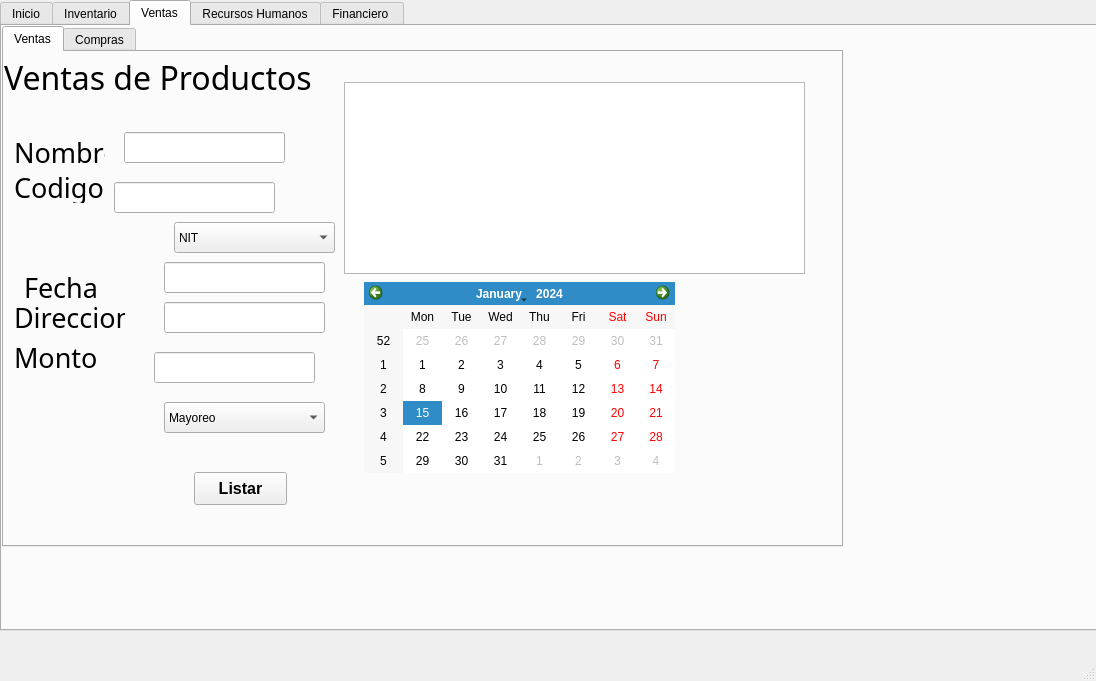
<?xml version="1.0" encoding="UTF-8"?>
<ui version="4.0">
 <class>Principal</class>
 <widget class="QMainWindow" name="Principal">
  <property name="geometry">
   <rect>
    <x>0</x>
    <y>0</y>
    <width>1096</width>
    <height>681</height>
   </rect>
  </property>
  <property name="windowTitle">
   <string>MainWindow</string>
  </property>
  <widget class="QWidget" name="centralwidget">
   <widget class="QTabWidget" name="base_datos_ventana">
    <property name="geometry">
     <rect>
      <x>0</x>
      <y>0</y>
      <width>1131</width>
      <height>631</height>
     </rect>
    </property>
    <property name="currentIndex">
     <number>2</number>
    </property>
    <widget class="QWidget" name="tab_3">
     <attribute name="title">
      <string>Inicio</string>
     </attribute>
    </widget>
    <widget class="QWidget" name="tab_6">
     <attribute name="title">
      <string>Inventario</string>
     </attribute>
     <widget class="QTableWidget" name="table_product">
      <property name="geometry">
       <rect>
        <x>10</x>
        <y>90</y>
        <width>801</width>
        <height>391</height>
       </rect>
      </property>
      <property name="styleSheet">
       <string notr="true"/>
      </property>
      <property name="rowCount">
       <number>10</number>
      </property>
      <row/>
      <row/>
      <row/>
      <row/>
      <row/>
      <row/>
      <row/>
      <row/>
      <row/>
      <row/>
      <column>
       <property name="text">
        <string>CODIGO</string>
       </property>
      </column>
      <column>
       <property name="text">
        <string>DESCRIPCION</string>
       </property>
      </column>
      <column>
       <property name="text">
        <string>MEDIA</string>
       </property>
      </column>
      <column>
       <property name="text">
        <string>EXISTENCIA</string>
       </property>
      </column>
      <column>
       <property name="text">
        <string>PRECIO(costo)</string>
       </property>
      </column>
      <column>
       <property name="text">
        <string>PRECIO(publico)</string>
       </property>
      </column>
     </widget>
     <widget class="QLabel" name="label">
      <property name="geometry">
       <rect>
        <x>50</x>
        <y>20</y>
        <width>416</width>
        <height>57</height>
       </rect>
      </property>
      <property name="font">
       <font>
        <pointsize>28</pointsize>
        <weight>75</weight>
        <bold>true</bold>
       </font>
      </property>
      <property name="text">
       <string>Ventana Principal</string>
      </property>
     </widget>
     <widget class="QPushButton" name="btn_list">
      <property name="geometry">
       <rect>
        <x>80</x>
        <y>500</y>
        <width>93</width>
        <height>33</height>
       </rect>
      </property>
      <property name="font">
       <font>
        <pointsize>12</pointsize>
        <weight>75</weight>
        <bold>true</bold>
       </font>
      </property>
      <property name="cursor">
       <cursorShape>PointingHandCursor</cursorShape>
      </property>
      <property name="text">
       <string>Listar</string>
      </property>
     </widget>
     <widget class="QPushButton" name="btn_update">
      <property name="geometry">
       <rect>
        <x>180</x>
        <y>500</y>
        <width>111</width>
        <height>33</height>
       </rect>
      </property>
      <property name="font">
       <font>
        <pointsize>12</pointsize>
        <weight>75</weight>
        <bold>true</bold>
       </font>
      </property>
      <property name="cursor">
       <cursorShape>PointingHandCursor</cursorShape>
      </property>
      <property name="text">
       <string>Actualizar</string>
      </property>
     </widget>
     <widget class="QPushButton" name="btn_create">
      <property name="geometry">
       <rect>
        <x>300</x>
        <y>500</y>
        <width>93</width>
        <height>33</height>
       </rect>
      </property>
      <property name="font">
       <font>
        <pointsize>12</pointsize>
        <weight>75</weight>
        <bold>true</bold>
       </font>
      </property>
      <property name="cursor">
       <cursorShape>PointingHandCursor</cursorShape>
      </property>
      <property name="text">
       <string>Crear</string>
      </property>
     </widget>
     <widget class="QPushButton" name="btn_read">
      <property name="geometry">
       <rect>
        <x>410</x>
        <y>500</y>
        <width>126</width>
        <height>33</height>
       </rect>
      </property>
      <property name="font">
       <font>
        <pointsize>12</pointsize>
        <weight>75</weight>
        <bold>true</bold>
       </font>
      </property>
      <property name="cursor">
       <cursorShape>PointingHandCursor</cursorShape>
      </property>
      <property name="text">
       <string>Seleccionar</string>
      </property>
     </widget>
     <widget class="QPushButton" name="btn_delete">
      <property name="geometry">
       <rect>
        <x>540</x>
        <y>500</y>
        <width>93</width>
        <height>33</height>
       </rect>
      </property>
      <property name="font">
       <font>
        <pointsize>12</pointsize>
        <weight>75</weight>
        <bold>true</bold>
       </font>
      </property>
      <property name="cursor">
       <cursorShape>PointingHandCursor</cursorShape>
      </property>
      <property name="text">
       <string>Eliminar</string>
      </property>
     </widget>
     <widget class="QLabel" name="label_4">
      <property name="geometry">
       <rect>
        <x>-10</x>
        <y>-10</y>
        <width>1111</width>
        <height>821</height>
       </rect>
      </property>
      <property name="styleSheet">
       <string notr="true">background-color: qlineargradient(spread:pad, x1:0.512, y1:0, x2:0.532, y2:1, stop:0.174129 rgba(232, 173, 35), stop:1 rgba(255, 255, 255, 255));</string>
      </property>
      <property name="text">
       <string/>
      </property>
     </widget>
     <zorder>label_4</zorder>
     <zorder>table_product</zorder>
     <zorder>label</zorder>
     <zorder>btn_list</zorder>
     <zorder>btn_update</zorder>
     <zorder>btn_create</zorder>
     <zorder>btn_read</zorder>
     <zorder>btn_delete</zorder>
    </widget>
    <widget class="QWidget" name="tab_2">
     <attribute name="title">
      <string>Ventas</string>
     </attribute>
     <widget class="QTabWidget" name="base_de_compras">
      <property name="geometry">
       <rect>
        <x>0</x>
        <y>0</y>
        <width>841</width>
        <height>521</height>
       </rect>
      </property>
      <property name="currentIndex">
       <number>0</number>
      </property>
      <widget class="QWidget" name="Ventas">
       <attribute name="title">
        <string>Ventas</string>
       </attribute>
       <widget class="QPushButton" name="btn_list_4">
        <property name="geometry">
         <rect>
          <x>190</x>
          <y>420</y>
          <width>93</width>
          <height>33</height>
         </rect>
        </property>
        <property name="font">
         <font>
          <pointsize>12</pointsize>
          <weight>75</weight>
          <bold>true</bold>
         </font>
        </property>
        <property name="cursor">
         <cursorShape>PointingHandCursor</cursorShape>
        </property>
        <property name="text">
         <string>Listar</string>
        </property>
       </widget>
       <widget class="QLineEdit" name="lineEdit">
        <property name="geometry">
         <rect>
          <x>120</x>
          <y>80</y>
          <width>161</width>
          <height>31</height>
         </rect>
        </property>
       </widget>
       <widget class="QLabel" name="label_2">
        <property name="geometry">
         <rect>
          <x>10</x>
          <y>90</y>
          <width>91</width>
          <height>21</height>
         </rect>
        </property>
        <property name="font">
         <font>
          <family>Modern No. 20</family>
          <pointsize>20</pointsize>
         </font>
        </property>
        <property name="text">
         <string>Nombre</string>
        </property>
       </widget>
       <widget class="QLineEdit" name="lineEdit_2">
        <property name="geometry">
         <rect>
          <x>110</x>
          <y>130</y>
          <width>161</width>
          <height>31</height>
         </rect>
        </property>
       </widget>
       <widget class="QLineEdit" name="lineEdit_3">
        <property name="geometry">
         <rect>
          <x>160</x>
          <y>210</y>
          <width>161</width>
          <height>31</height>
         </rect>
        </property>
       </widget>
       <widget class="QComboBox" name="comboBox">
        <property name="geometry">
         <rect>
          <x>170</x>
          <y>170</y>
          <width>161</width>
          <height>31</height>
         </rect>
        </property>
        <item>
         <property name="text">
          <string>NIT</string>
         </property>
        </item>
        <item>
         <property name="text">
          <string>Consumidor Final</string>
         </property>
        </item>
       </widget>
       <widget class="QLabel" name="label_6">
        <property name="geometry">
         <rect>
          <x>0</x>
          <y>10</y>
          <width>341</width>
          <height>31</height>
         </rect>
        </property>
        <property name="font">
         <font>
          <family>MS Reference Sans Serif</family>
          <pointsize>24</pointsize>
         </font>
        </property>
        <property name="text">
         <string>Ventas de Productos</string>
        </property>
       </widget>
       <widget class="QLabel" name="label_3">
        <property name="geometry">
         <rect>
          <x>10</x>
          <y>120</y>
          <width>91</width>
          <height>31</height>
         </rect>
        </property>
        <property name="font">
         <font>
          <family>Modern No. 20</family>
          <pointsize>20</pointsize>
         </font>
        </property>
        <property name="text">
         <string>Codigo</string>
        </property>
       </widget>
       <widget class="QLabel" name="label_15">
        <property name="geometry">
         <rect>
          <x>20</x>
          <y>220</y>
          <width>91</width>
          <height>31</height>
         </rect>
        </property>
        <property name="font">
         <font>
          <family>Modern No. 20</family>
          <pointsize>20</pointsize>
         </font>
        </property>
        <property name="text">
         <string>Fecha</string>
        </property>
       </widget>
       <widget class="QCalendarWidget" name="calendarWidget">
        <property name="geometry">
         <rect>
          <x>360</x>
          <y>230</y>
          <width>311</width>
          <height>191</height>
         </rect>
        </property>
       </widget>
       <widget class="QLineEdit" name="lineEdit_4">
        <property name="geometry">
         <rect>
          <x>160</x>
          <y>250</y>
          <width>161</width>
          <height>31</height>
         </rect>
        </property>
       </widget>
       <widget class="QLabel" name="label_16">
        <property name="geometry">
         <rect>
          <x>10</x>
          <y>250</y>
          <width>111</width>
          <height>31</height>
         </rect>
        </property>
        <property name="font">
         <font>
          <family>Modern No. 20</family>
          <pointsize>20</pointsize>
         </font>
        </property>
        <property name="text">
         <string>Direccion</string>
        </property>
       </widget>
       <widget class="QComboBox" name="comboBox_2">
        <property name="geometry">
         <rect>
          <x>160</x>
          <y>350</y>
          <width>161</width>
          <height>31</height>
         </rect>
        </property>
        <item>
         <property name="text">
          <string>Mayoreo</string>
         </property>
        </item>
        <item>
         <property name="text">
          <string>Minorista</string>
         </property>
        </item>
       </widget>
       <widget class="QTableWidget" name="tabla_ventas">
        <property name="geometry">
         <rect>
          <x>340</x>
          <y>30</y>
          <width>461</width>
          <height>192</height>
         </rect>
        </property>
       </widget>
       <widget class="QLineEdit" name="lineEdit_5">
        <property name="geometry">
         <rect>
          <x>150</x>
          <y>300</y>
          <width>161</width>
          <height>31</height>
         </rect>
        </property>
       </widget>
       <widget class="QLabel" name="label_17">
        <property name="geometry">
         <rect>
          <x>10</x>
          <y>290</y>
          <width>111</width>
          <height>31</height>
         </rect>
        </property>
        <property name="font">
         <font>
          <family>Modern No. 20</family>
          <pointsize>20</pointsize>
         </font>
        </property>
        <property name="text">
         <string>Monto</string>
        </property>
       </widget>
      </widget>
      <widget class="QWidget" name="Compras">
       <attribute name="title">
        <string>Compras</string>
       </attribute>
       <widget class="QPushButton" name="btn_guardar_compra">
        <property name="geometry">
         <rect>
          <x>200</x>
          <y>400</y>
          <width>93</width>
          <height>33</height>
         </rect>
        </property>
        <property name="font">
         <font>
          <pointsize>12</pointsize>
          <weight>75</weight>
          <bold>true</bold>
         </font>
        </property>
        <property name="cursor">
         <cursorShape>PointingHandCursor</cursorShape>
        </property>
        <property name="text">
         <string>Guardar</string>
        </property>
       </widget>
       <widget class="QLabel" name="label_5">
        <property name="geometry">
         <rect>
          <x>10</x>
          <y>100</y>
          <width>91</width>
          <height>31</height>
         </rect>
        </property>
        <property name="font">
         <font>
          <family>Modern No. 20</family>
          <pointsize>20</pointsize>
         </font>
        </property>
        <property name="text">
         <string>Codigo</string>
        </property>
       </widget>
       <widget class="QLineEdit" name="text_codigo_compra">
        <property name="geometry">
         <rect>
          <x>190</x>
          <y>100</y>
          <width>161</width>
          <height>31</height>
         </rect>
        </property>
       </widget>
       <widget class="QLabel" name="label_7">
        <property name="geometry">
         <rect>
          <x>0</x>
          <y>10</y>
          <width>381</width>
          <height>41</height>
         </rect>
        </property>
        <property name="font">
         <font>
          <family>MS Reference Sans Serif</family>
          <pointsize>24</pointsize>
         </font>
        </property>
        <property name="text">
         <string>Compras del Productos</string>
        </property>
       </widget>
       <widget class="QLineEdit" name="text_precio_costo_compra">
        <property name="geometry">
         <rect>
          <x>190</x>
          <y>290</y>
          <width>161</width>
          <height>31</height>
         </rect>
        </property>
       </widget>
       <widget class="QLineEdit" name="text_precio_publico_compra">
        <property name="geometry">
         <rect>
          <x>190</x>
          <y>350</y>
          <width>161</width>
          <height>31</height>
         </rect>
        </property>
       </widget>
       <widget class="QLineEdit" name="text_descripcion_compra">
        <property name="geometry">
         <rect>
          <x>190</x>
          <y>140</y>
          <width>161</width>
          <height>31</height>
         </rect>
        </property>
       </widget>
       <widget class="QLineEdit" name="text_existencia_compra">
        <property name="geometry">
         <rect>
          <x>190</x>
          <y>240</y>
          <width>161</width>
          <height>31</height>
         </rect>
        </property>
       </widget>
       <widget class="QLineEdit" name="text_media_compra">
        <property name="geometry">
         <rect>
          <x>190</x>
          <y>190</y>
          <width>161</width>
          <height>31</height>
         </rect>
        </property>
       </widget>
       <widget class="QLabel" name="label_8">
        <property name="geometry">
         <rect>
          <x>10</x>
          <y>200</y>
          <width>91</width>
          <height>31</height>
         </rect>
        </property>
        <property name="font">
         <font>
          <family>Modern No. 20</family>
          <pointsize>20</pointsize>
         </font>
        </property>
        <property name="text">
         <string>Media</string>
        </property>
       </widget>
       <widget class="QLabel" name="label_9">
        <property name="geometry">
         <rect>
          <x>10</x>
          <y>150</y>
          <width>141</width>
          <height>31</height>
         </rect>
        </property>
        <property name="font">
         <font>
          <family>Modern No. 20</family>
          <pointsize>20</pointsize>
         </font>
        </property>
        <property name="text">
         <string>Descripcion</string>
        </property>
       </widget>
       <widget class="QLabel" name="label_10">
        <property name="geometry">
         <rect>
          <x>10</x>
          <y>290</y>
          <width>71</width>
          <height>31</height>
         </rect>
        </property>
        <property name="font">
         <font>
          <family>Modern No. 20</family>
          <pointsize>20</pointsize>
         </font>
        </property>
        <property name="text">
         <string>Precio</string>
        </property>
       </widget>
       <widget class="QLabel" name="label_11">
        <property name="geometry">
         <rect>
          <x>10</x>
          <y>240</y>
          <width>131</width>
          <height>31</height>
         </rect>
        </property>
        <property name="font">
         <font>
          <family>Modern No. 20</family>
          <pointsize>20</pointsize>
         </font>
        </property>
        <property name="text">
         <string>Existencia</string>
        </property>
       </widget>
       <widget class="QLabel" name="label_12">
        <property name="geometry">
         <rect>
          <x>10</x>
          <y>350</y>
          <width>71</width>
          <height>31</height>
         </rect>
        </property>
        <property name="font">
         <font>
          <family>Modern No. 20</family>
          <pointsize>20</pointsize>
         </font>
        </property>
        <property name="text">
         <string>Precio</string>
        </property>
       </widget>
       <widget class="QLabel" name="label_13">
        <property name="geometry">
         <rect>
          <x>90</x>
          <y>290</y>
          <width>51</width>
          <height>31</height>
         </rect>
        </property>
        <property name="font">
         <font>
          <family>Modern No. 20</family>
          <pointsize>12</pointsize>
         </font>
        </property>
        <property name="text">
         <string>(Costo)</string>
        </property>
       </widget>
       <widget class="QLabel" name="label_14">
        <property name="geometry">
         <rect>
          <x>90</x>
          <y>350</y>
          <width>61</width>
          <height>31</height>
         </rect>
        </property>
        <property name="font">
         <font>
          <family>Modern No. 20</family>
          <pointsize>12</pointsize>
         </font>
        </property>
        <property name="text">
         <string>(Publico)</string>
        </property>
       </widget>
       <widget class="QTableWidget" name="tabla">
        <property name="geometry">
         <rect>
          <x>360</x>
          <y>160</y>
          <width>461</width>
          <height>192</height>
         </rect>
        </property>
       </widget>
       <widget class="QPushButton" name="btn_eliminar_compra">
        <property name="geometry">
         <rect>
          <x>320</x>
          <y>400</y>
          <width>93</width>
          <height>33</height>
         </rect>
        </property>
        <property name="font">
         <font>
          <pointsize>12</pointsize>
          <weight>75</weight>
          <bold>true</bold>
         </font>
        </property>
        <property name="cursor">
         <cursorShape>PointingHandCursor</cursorShape>
        </property>
        <property name="text">
         <string>Eliminar</string>
        </property>
       </widget>
      </widget>
     </widget>
    </widget>
    <widget class="QWidget" name="tab">
     <attribute name="title">
      <string>Recursos Humanos</string>
     </attribute>
    </widget>
    <widget class="QWidget" name="tab_8">
     <attribute name="title">
      <string>Financiero </string>
     </attribute>
    </widget>
   </widget>
  </widget>
  <widget class="QStatusBar" name="statusbar"/>
 </widget>
 <resources/>
 <connections/>
</ui>
